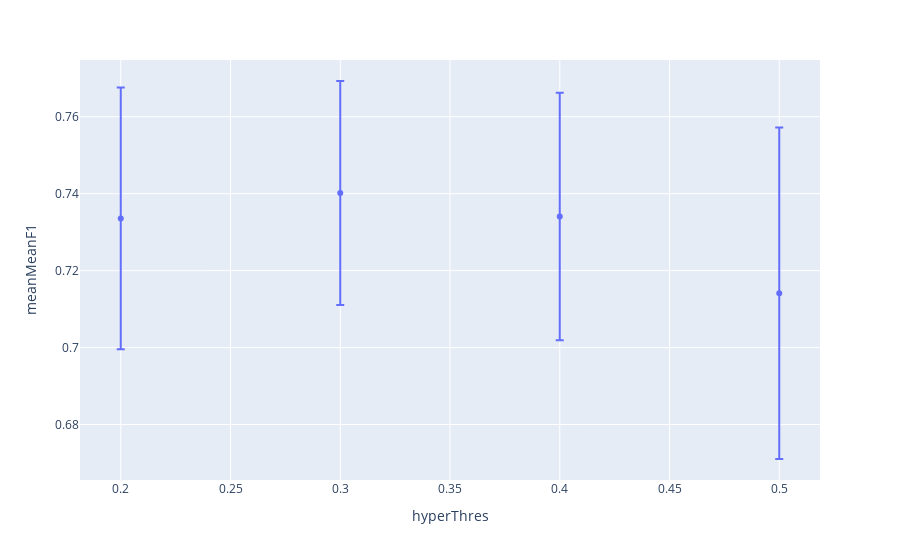

Notebook source saved alongside this figure:
### Markdown cell above
## Graphical representation of the optimal point

### Code cell
aux=hyperParams[(hyperParams.hyperDepth==optimal.hyperDepth)&(hyperParams.hyperDuration==optimal.hyperDuration)&
                (hyperParams.hyperClose==optimal.hyperClose)&(hyperParams.hyperConfidence==optimal.hyperConfidence)].reset_index(drop=True)
px.scatter(aux,x='hyperThres',y='meanMeanF1',error_y='stdMeanF1')

### Figure 1 — Plotly figure (JSON) as saved in the notebook; plotly's stock layout.template omitted (floating-point values rounded to 4 significant figures)
{"data": [{"error_y": {"array": [0.03398, 0.02912, 0.03217, 0.04309]}, "hovertemplate": "hyperThres=%{x}<br>meanMeanF1=%{y}<extra></extra>", "legendgroup": "", "marker": {"color": "#636efa", "symbol": "circle"}, "mode": "markers", "name": "", "orientation": "v", "showlegend": false, "type": "scatter", "x": [0.2, 0.3, 0.4, 0.5], "xaxis": "x", "y": [0.7336, 0.7402, 0.734, 0.7141], "yaxis": "y"}], "layout": {"legend": {"tracegroupgap": 0}, "margin": {"t": 60}, "xaxis": {"anchor": "y", "domain": [0, 1], "title": {"text": "hyperThres"}}, "yaxis": {"anchor": "x", "domain": [0, 1], "title": {"text": "meanMeanF1"}}}}
